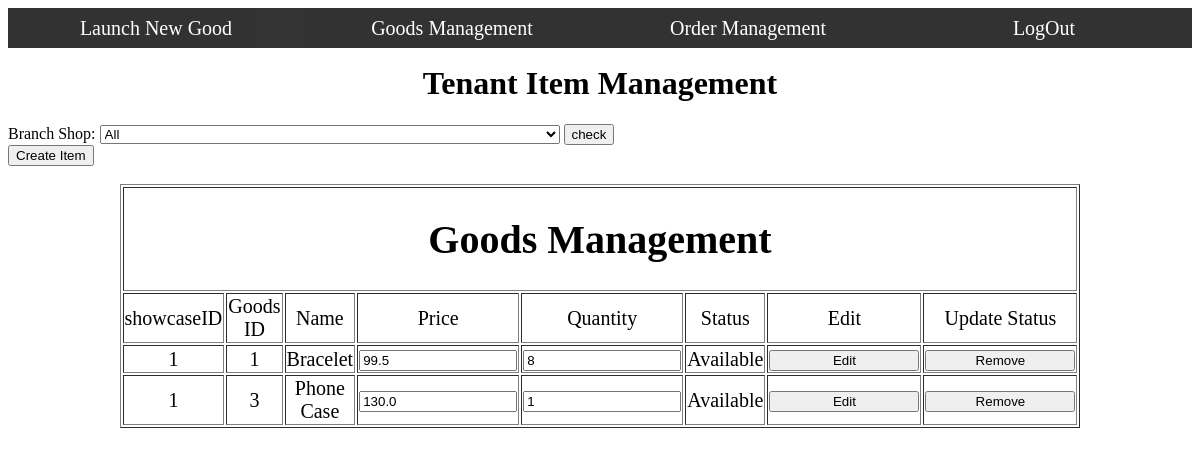
Page /tenant/tenantManageItemList.php (signed in) on the committed database.
### tables this page shows
CREATE TABLE `Goods` (
  `goodsID` int(10) PRIMARY KEY AUTO_INCREMENT,
  `showcaseID` int(10) NOT NULL,
  `goodsName` varchar(255) NOT NULL,
  `stockPrice` decimal(10,1) NOT NULL,
  `remainingStock` int(7) NOT NULL DEFAULT 0,
  `status` int(1) NOT NULL COMMENT 'The goods should include 2 stock status:  \n1. “Available”: Show only the available goods.  \n2. “Unavailable”: The goods has been discontinued or not already for sell.  ',
  FOREIGN KEY (`showcaseID`) REFERENCES `Showcase` (`showcaseID`)
);

### tenant/tenantManageItemList.php (the view, shortened to what this page needs)
<!DOCTYPE html>
<html lang="en">
<head>
    <link rel="stylesheet" href="../src/style/Main.css">
    <link rel="stylesheet" href="../src/style/tenantCreateItem.css">
</head>
<body>
<ul id="menu">
    <li><a href="tenantCreateItem.php">Launch New Good</a></li>
    <li><a href="tenantManageItemList.php">Goods Management</a></li>
    <li><a href="tenantOrderRecord.php">Order Management</a></li>
    <li><a href="../src/php/logout.php">LogOut</a></li>
</ul>
<br>
<br>
<h1>Tenant Item Management</h1>
<form action="" method="post" id="TenantManageChooseBranch">
    <div class="BranchShop">
        <label for="Branch">Branch Shop:</label>
        <select name="ShopID" id="ShopID">
            <option>All</option>
            <?php
            $sql = "SELECT * FROM shop ";
            ?>
        </select>
        <input type="submit" name="filtershopID" value="check"/>
    </div>
    <input type="button" value="Create Item" class="Add" onclick="location.href='tenantCreateItem.php'">
</form>
<br>
<form action="tenantManageItemList.php" method="post" id="TenantManageItemData">
    <table width="500" border="1">
        <tr>
            <td colspan="9">
                <h1>Goods Management</h1>
            </td>
        </tr>
        <tr>
            <td>showcaseID</td>
            <td>Goods ID</td>
            <td>Name</td>
            <td>Price</td>
            <td>Quantity</td>
            <td>Status</td>
            <td>Edit</td>
            <td>Update Status</td>
        </tr>
        <?php
        if (isset($_POST['filtershopID'])) {
            $ShopID = $_POST['ShopID'];
            require("../src/php/conn.php");
            $loginID = $_SESSION['loginID'];
            $sql = "SELECT * FROM goods
                NATURAL JOIN showcase
                NATURAL JOIN shop
                WHERE tenantID = '$loginID'
                ";
            if ($ShopID != 'All')
                $sql .= "AND address = '$ShopID'";
        } else {
            $loginID = $_SESSION['loginID'];
            $sql = "SELECT * FROM goods
                NATURAL JOIN showcase
                NATURAL JOIN shop
                WHERE tenantID = '$loginID'
                ";
        }
        require("../src/php/conn.php");
        $rs = mysqli_query($conn, $sql);
        while ($rc = mysqli_fetch_assoc($rs)) {
            extract($rc);
            if ($status == 1){
                $status = "Available";
                $removeButtonValue = "Remove";
                $statusID = 1;
            }
            echo "<tr>
                    <td>$showcaseID</td>
                    <td>$goodsID</td>
                    <td>$goodsName</td>
                    <td><input type='text' size='1' value = '$stockPrice' name='stockPrice$goodsID'></td>
                    <td><input type='text' size='1' value = '$remainingStock' name='remainingStock$goodsID'></td>
                    <td>$status</td>
                    <td><input type='submit' value='Edit' name='Edit' onclick='setValue($goodsID,$stockPrice,$remainingStock)'></td>
                    <td><input type='submit' value='$removeButtonValue' name='Remove' onclick='setDelValue($goodsID, $statusID)'></td>
			    </tr>";
        }
        ?>
    </table>
</form>
</body>
</html>

### src/style/Main.css (style rules this page uses)
#menu { margin: 0px; padding: 0px; list-style: none; }
#menu li { float: left; width: 25%; height: 40px; background-color: black; opacity: .8; line-height: 40px; text-align: center; font-size: 20px; list-style: none; }
#menu li a { text-decoration: none; color:white; display: block; border-radius: 10px; }

### src/style/tenantCreateItem.css (style rules this page uses)
h1 { text-align: center; }
table { margin-left: auto; margin-right: auto; text-align: center; font-size: 20px; }
table input { width: 150px; }

### rows in the picture
goods: showcaseID "1", goodsID "1", goodsName "Bracelet", stockPrice "99.5", remainingStock "8", status "Available", Remove "Remove"
goods: showcaseID "1", goodsID "3", goodsName "Phone Case", stockPrice "130.0", remainingStock "1", status "Available", Remove "Remove"
